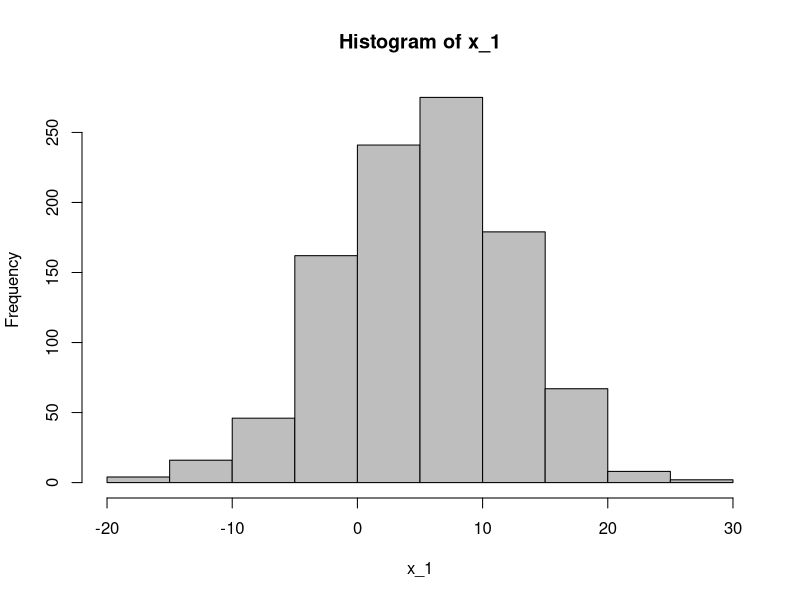

Source code (R): (Note: this script raises an error after producing the figure.)
# Simulating fake data

x_1 <- rnorm(1000,5,7) # from a normal distribution simulate 
                       # 1000 values with a mean of 5 and
                       # standard deviation of 7
hist(x_1, col="grey")  # plot p(x)
true_error <- rnorm(1000,0,2)
true_beta_0 <- 1.1
true_beta_1 <- -0.2
y <- true_beta+0 +true_beta_1*x+1 + true_error
hist(y)                # plot p(x,y)
plot(x_1,y,pch=20,col="red")  # plot p(x,y)
